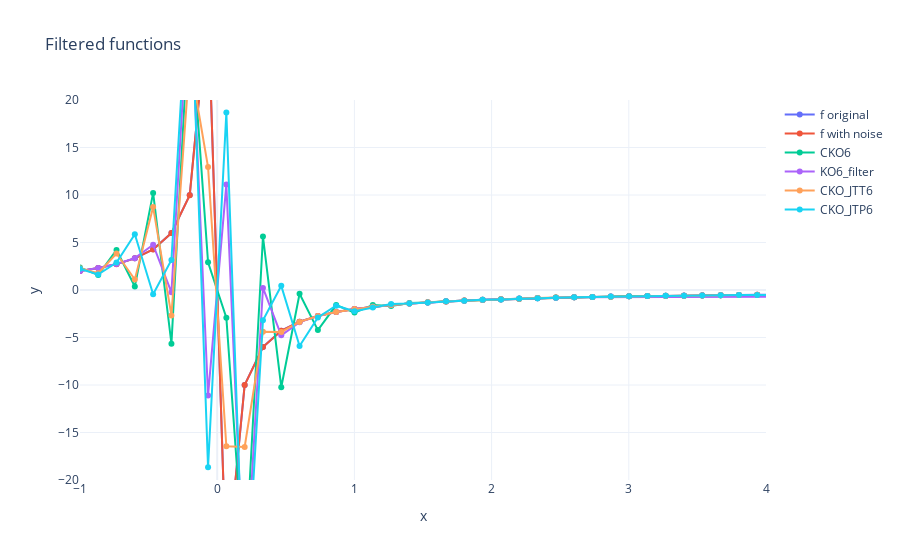

The cell this chart's notebook holds for it:
### Code cell
f_cko = fn + df_cko
f_ko = fn + df_ko
f_ckot = fn + df_ckot
f_ckop = fn + df_ckop


fig = go.Figure()
fig.add_trace(go.Scatter(x=r, y=f, name="f original", mode="lines+markers"))
fig.add_trace(go.Scatter(x=r, y=fn, name="f with noise", mode="lines+markers"))
fig.add_trace(go.Scatter(x=r, y=f_cko, name="CKO6", mode="lines+markers"))
fig.add_trace(go.Scatter(x=r, y=f_ko, name="KO6_filter", mode="lines+markers"))
fig.add_trace(go.Scatter(x=r, y=f_ckot, name="CKO_JTT6", mode="lines+markers"))
fig.add_trace(go.Scatter(x=r, y=f_ckop, name="CKO_JTP6", mode="lines+markers"))
#fig.add_trace(go.Scatter(x=r, y=f_kim, name="CKO_KIM", mode="lines+markers"))

fig.update_layout(
    title='Filtered functions',
    xaxis=dict(title='x', type='linear'),  # use 'log' for log scale
    yaxis=dict(title='y'),
    xaxis_range=[-1,4],
    yaxis_range=[-20,20],
    hovermode='x',
    template='plotly_white'
)

fig.show()

### Figure 1 — Plotly figure (JSON) as saved in the notebook; plotly's stock layout.template omitted (floating-point values rounded to 4 significant figures; data arrays with more than 128 entries replaced by an {"elided": "..."} marker saying what was removed)
{"data": [{"mode": "lines+markers", "name": "f original", "type": "scatter", "x": {"elided": "1506 float values"}, "y": {"elided": "1506 float values"}}, {"mode": "lines+markers", "name": "f with noise", "type": "scatter", "x": {"elided": "1506 float values"}, "y": {"elided": "1506 float values"}}, {"mode": "lines+markers", "name": "CKO6", "type": "scatter", "x": {"elided": "1506 float values"}, "y": {"elided": "1506 float values"}}, {"mode": "lines+markers", "name": "KO6_filter", "type": "scatter", "x": {"elided": "1506 float values"}, "y": {"elided": "1506 float values"}}, {"mode": "lines+markers", "name": "CKO_JTT6", "type": "scatter", "x": {"elided": "1506 float values"}, "y": {"elided": "1506 float values"}}, {"mode": "lines+markers", "name": "CKO_JTP6", "type": "scatter", "x": {"elided": "1506 float values"}, "y": {"elided": "1506 float values"}}], "layout": {"hovermode": "x", "title": {"text": "Filtered functions"}, "xaxis": {"range": [-1, 4], "title": {"text": "x"}, "type": "linear"}, "yaxis": {"range": [-20, 20], "title": {"text": "y"}}}}
